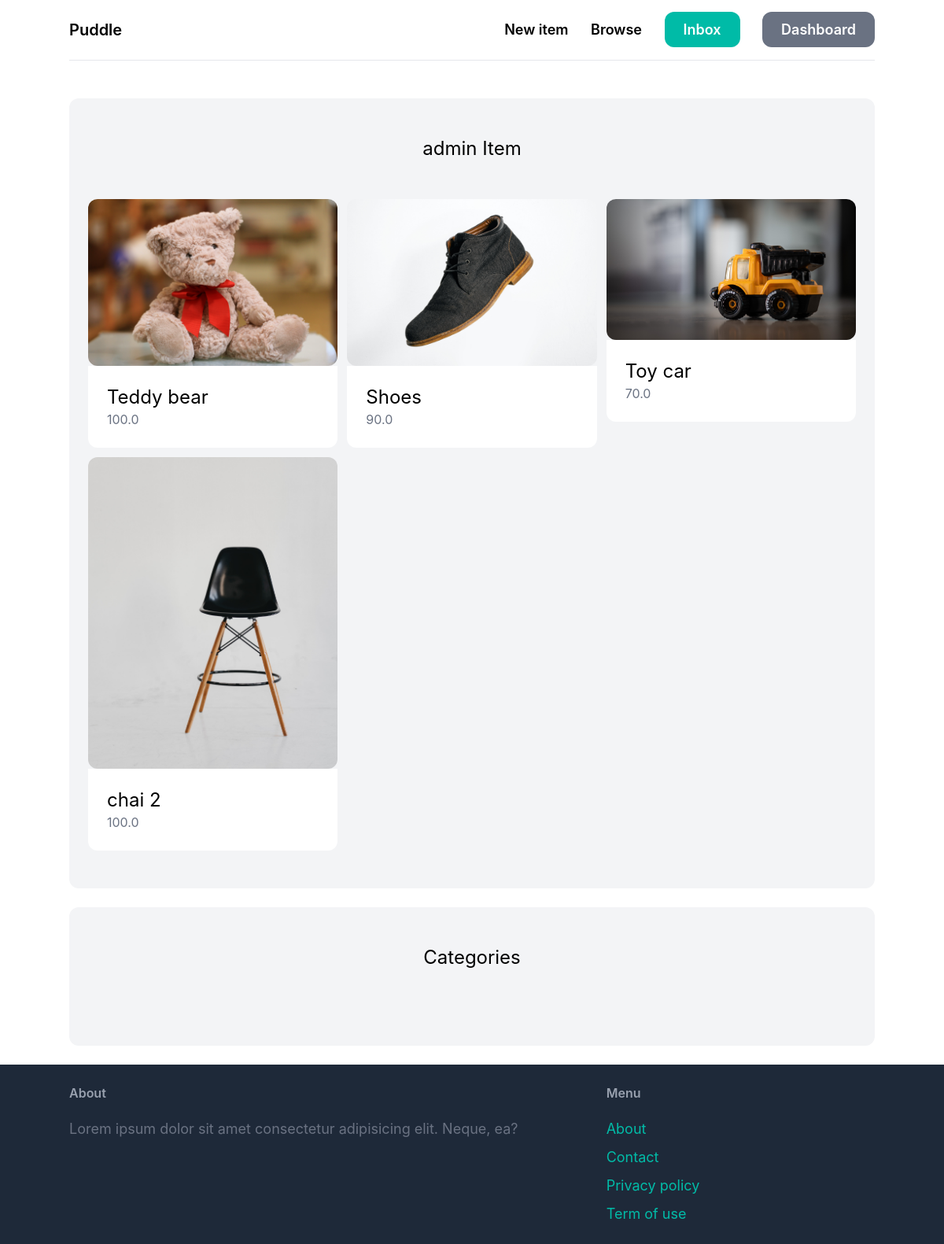
Page /dashboard (signed in) on the earlier database version.
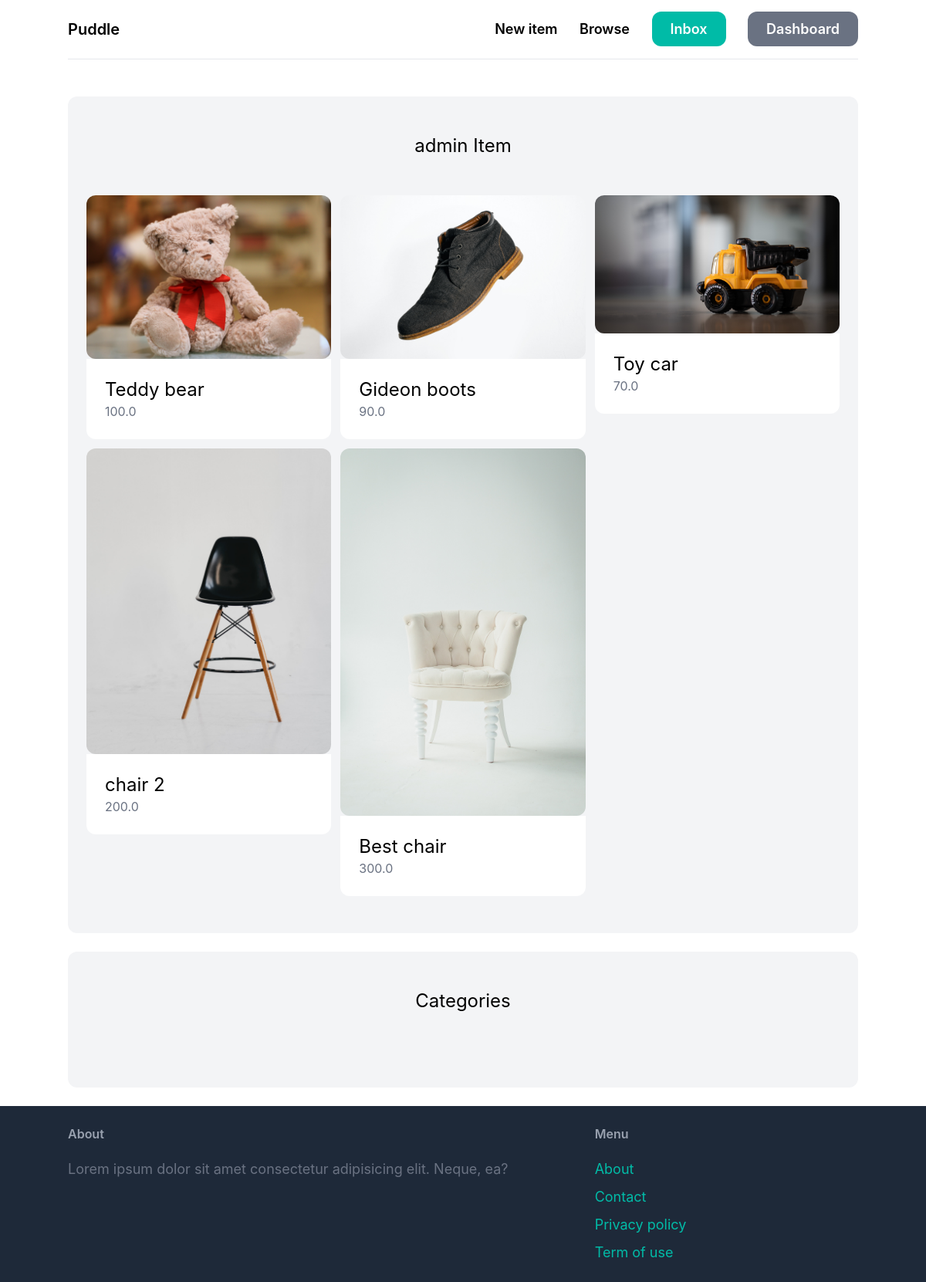
Same page on the later database version.
### core/models.py (models this page shows, shortened)
class Item(models.Model):
    category = models.ForeignKey(Category, related_name='items', on_delete=models.CASCADE)
    name = models.CharField(max_length=100)
    description = models.TextField(blank=True, null=True)
    price = models.FloatField()
    image = models.ImageField(upload_to='items_images', blank=True, null=True)
    is_sold = models.BooleanField(default=False)
    created_by = models.ForeignKey(User, related_name='items', on_delete=models.CASCADE)
    created_at = models.DateTimeField(auto_now_add=True)

### core/views.py (the view)
# urls.py: path('dashboard', views.dashboard, name='dashboard'),
@login_required
def dashboard(request):
    items = Item.objects.filter(created_by = request.user)
    context = {
        "items":items
    }
    return render(request, 'core/dashboard.html', context)

### templates/core/dashboard.html (shortened to what this page needs)
{% extends 'base.html' %}
{% block content %}
<div class="mt-6 p-6 py-12 bg-gray-100 rounded-xl">
    <h2 class="mb-12 text-2xl text-center">{{ request.user }} Item</h2>
    <div class="grid grid-cols-3 gap-3">
        {% for item in items %}
        <div>
            <a href="{% url 'detail' item.id %}">
                <div>
                    <img src="{{ item.image.url }}" class="rounded-xl" alt="">
                </div>
                <div class="p-6 bg-white rounded-b-xl">
                    <h2 class="text-2xl">{{ item.name }}</h2>
                    <p class="text-gray-500">{{ item.price }}</p>
                </div>
            </a>
        </div>
        {% endfor %}
    </div>
</div>
<div class="mt-6 p-6 py-12 bg-gray-100 rounded-xl">
    <h2 class="mb-12 text-2xl text-center">Categories</h2>
</div>
{% endblock content %}

Differences in the rows shown:
changed Item: name "Shoes" → "Gideon boots"
changed Item: name "chai 2" → "chair 2"; price "100.0" → "200.0"
added Item: image (picture), name "Best chair", price "300.0"
